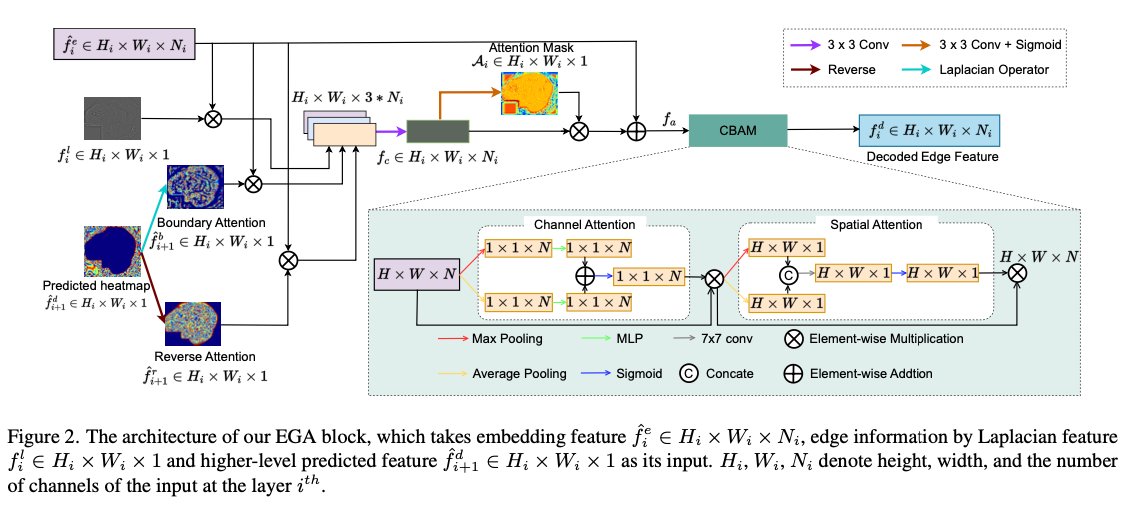
#> input picture model_comprise/MEGANet/Images/EGA.png, 1126 x 512 px; its folder holds only this picture in this run
$ python -i edge_correction_3.py   (imports and definitions only)
#> lines starting #> are read from the running program, lines starting #| are printed output that depends on the picture; after the words box and inside, x2 and y2 are one past the last pixel; in counts of white or black regions, pixels touching at a corner belong together
import os
import pdb
import numpy as np
from PIL import Image
import cv2
import matplotlib.pyplot as plt
import cv2
from skimage.segmentation import watershed
from plot.image_plot import img_mask_plot


# [51 lines left out: functions img_plot, get_contour_num, get_edge_contour, not called in this run]
def apply_watershed(edge_image):
    # 转换为灰度图
    # 二值化
    ret, thresh = cv2.threshold(edge_image, 0, 255, cv2.THRESH_BINARY_INV + cv2.THRESH_OTSU)

    # 使用形态学运算去噪声和强化前景区域
    kernel = np.ones((3, 3), np.uint8)
    opening = cv2.morphologyEx(thresh, cv2.MORPH_OPEN, kernel, iterations=2)

    # 确定背景区域
    sure_bg = cv2.dilate(opening, kernel, iterations=3)

    # 使用距离变换确定前景区域
    dist_transform = cv2.distanceTransform(opening, cv2.DIST_L2, 5)
    ret, sure_fg = cv2.threshold(dist_transform, 0.7 * dist_transform.max(), 255, 0)

    # 找到未知区域（前景和背景的边界）
    sure_fg = np.uint8(sure_fg)
    unknown = cv2.subtract(sure_bg, sure_fg)

    # 标记标签区域
    ret, markers = cv2.connectedComponents(sure_fg)

    # 为所有的标记加1，保证背景是0而不是1
    markers = markers + 1

    # 未知区域标为0
    markers[unknown == 255] = 0

    # 应用Watershed
    markers = watershed(edge_image, markers)
    # inverted_image = cv2.bitwise_not(markers)
    output_image = np.zeros_like(edge_image)
    output_image[markers > 1] = 255  # Objects will have labels greater than 1
    # Inverting 0 and 255
    inverted_array = np.where(output_image == 0, 255, 0)
    return inverted_array


# [50 lines left out: functions fusion_1, new_image, not called in this run]

# [46 lines not run here, left out]

>>> import cv2
>>> picture = cv2.imread('../model_comprise/MEGANet/Images/EGA.png', cv2.IMREAD_GRAYSCALE)
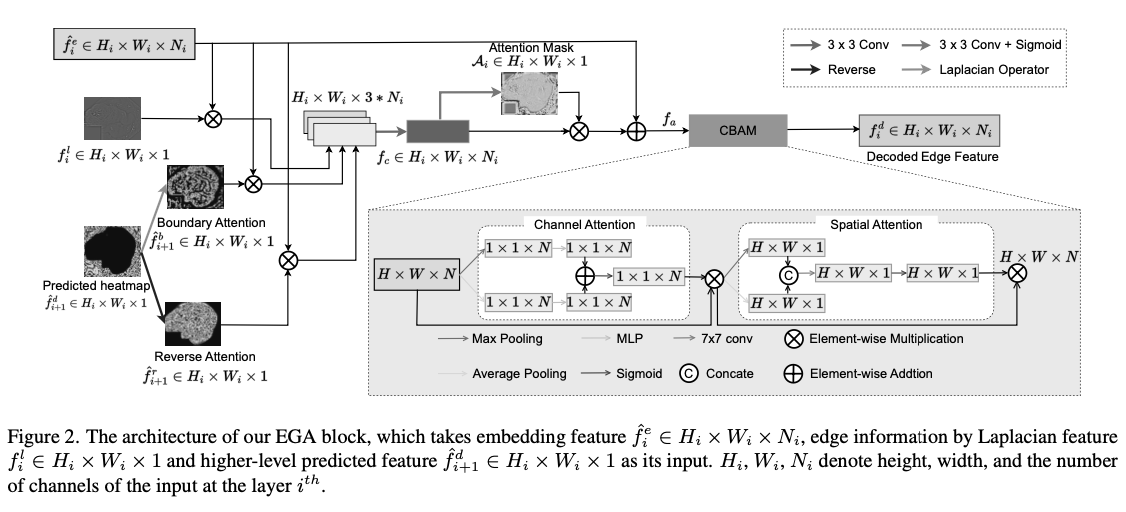
#> picture: shape (512, 1126); min 0, max 255, mean 234.2
>>> result = apply_watershed(picture)
#> in apply_watershed, `ret, thresh = cv2.threshold(edge_image, 0, 255, cv2.THRESH_BINARY_INV ..`:
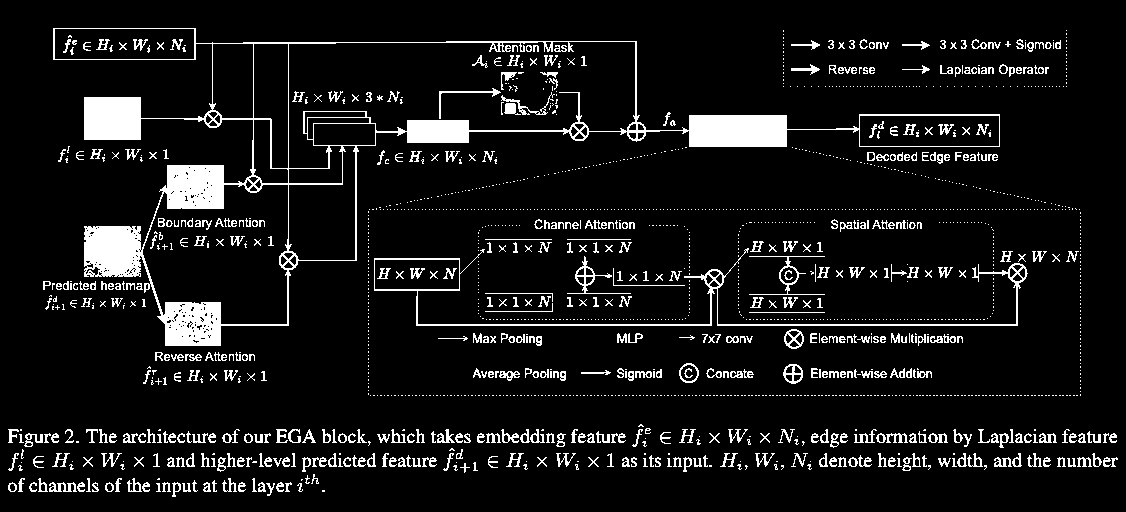
#> thresh: shape (512, 1126); 8.6% white; 1759 white regions (1263 under 20 px), largest, box (x1, y1, x2, y2) and area: (53, 28, 1000, 346) 20307, (374, 248, 1028, 326) 2471, (749, 256, 825, 295) 319
#> in apply_watershed, `ret, thresh = cv2.threshold(edge_image, 0, 255, cv2.THRESH_BINARY_INV ..`: ret = 164
#> in apply_watershed, `opening = cv2.morphologyEx(thresh, cv2.MORPH_OPEN, kernel, iterations=2)`: opening: shape (512, 1126); 2.4% white; 14 white regions, largest, box (x1, y1, x2, y2) and area: (689, 115, 787, 147) 3136, (84, 97, 141, 140) 2451, (165, 165, 224, 209) 2409
#> in apply_watershed, `sure_bg = cv2.dilate(opening, kernel, iterations=3)`:
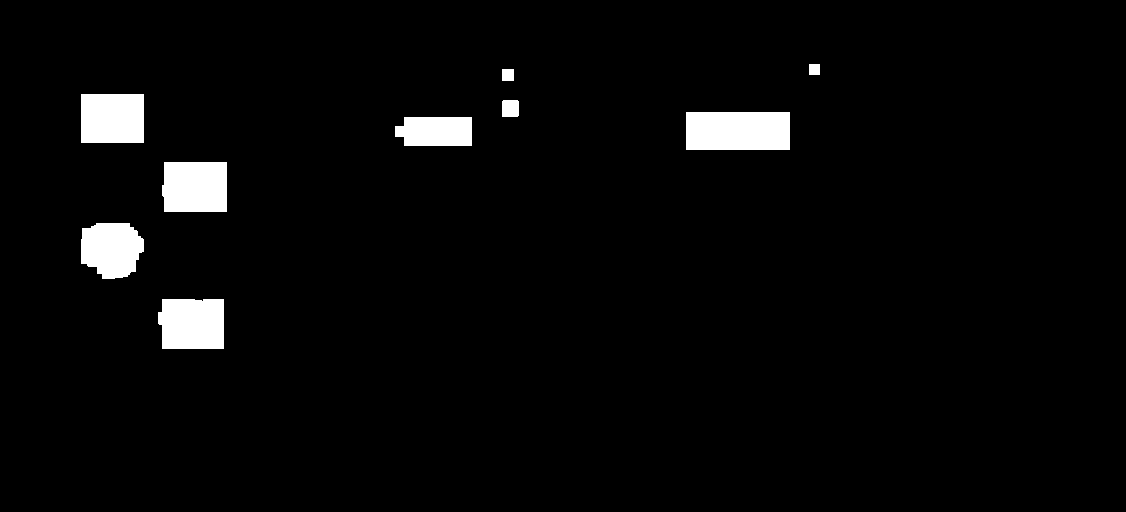
#> sure_bg: shape (512, 1126); 3.3% white; 9 white regions, largest, box (x1, y1, x2, y2) and area: (686, 112, 790, 150) 3952, (162, 162, 227, 212) 3173, (158, 299, 224, 349) 3142
#> in apply_watershed, `ret, sure_fg = cv2.threshold(dist_transform, 0.7 * dist_transform.max(..`:
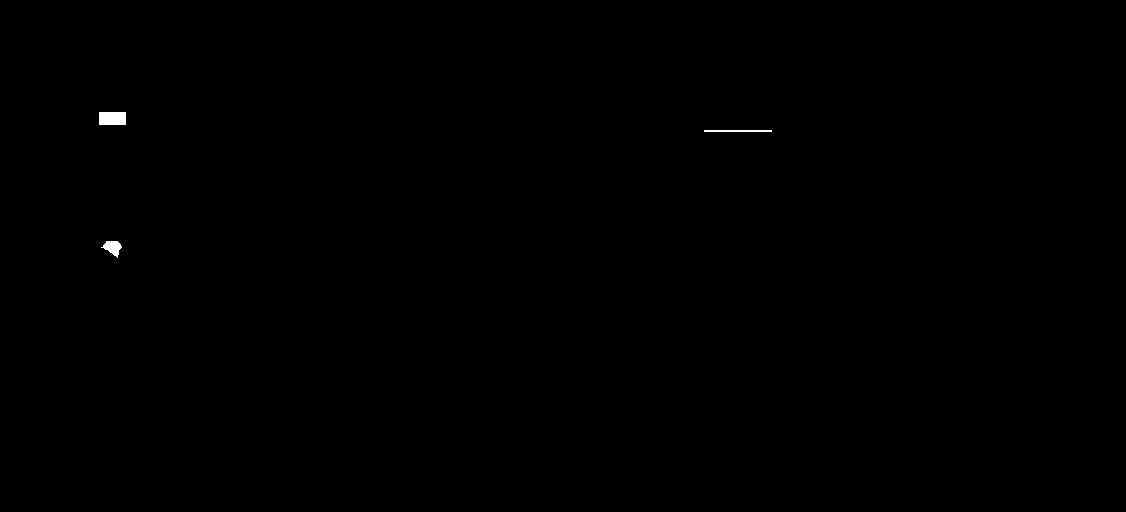
#> sure_fg: shape (512, 1126) float32; 0.12% white; 3 white regions, box (x1, y1, x2, y2) and area: (99, 112, 126, 125) 351, (101, 241, 122, 258) 197, (704, 130, 772, 132) 136
#> in apply_watershed, `ret, sure_fg = cv2.threshold(dist_transform, 0.7 * dist_transform.max(..`: ret = 15.4
#> in apply_watershed, `unknown = cv2.subtract(sure_bg, sure_fg)`: unknown: shape (512, 1126); 3.1% white; 9 white regions, largest, box (x1, y1, x2, y2) and area: (686, 112, 790, 150) 3816, (162, 162, 227, 212) 3173, (158, 299, 224, 349) 3142
#> in apply_watershed, `ret, markers = cv2.connectedComponents(sure_fg)`: markers: shape (512, 1126) int32; 4 distinct labels, from 0 to 3
#> in apply_watershed, `ret, markers = cv2.connectedComponents(sure_fg)`: ret = 4
#> in apply_watershed, `markers = markers + 1`:
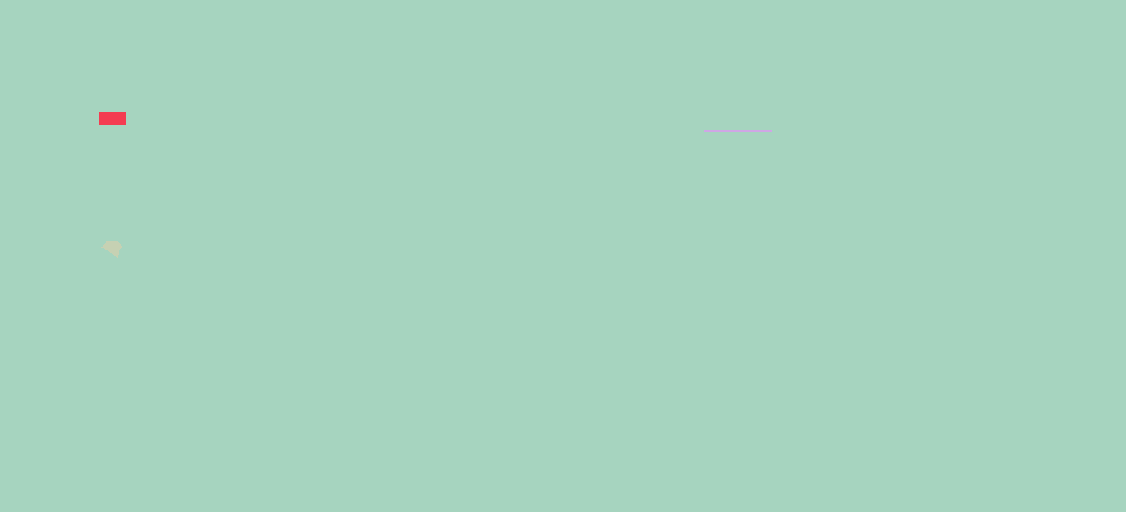
#> markers: shape (512, 1126) int32; 4 distinct labels, from 1 to 4; one colour per label, 0 black
#> in apply_watershed, `markers[unknown == 255] = 0`:
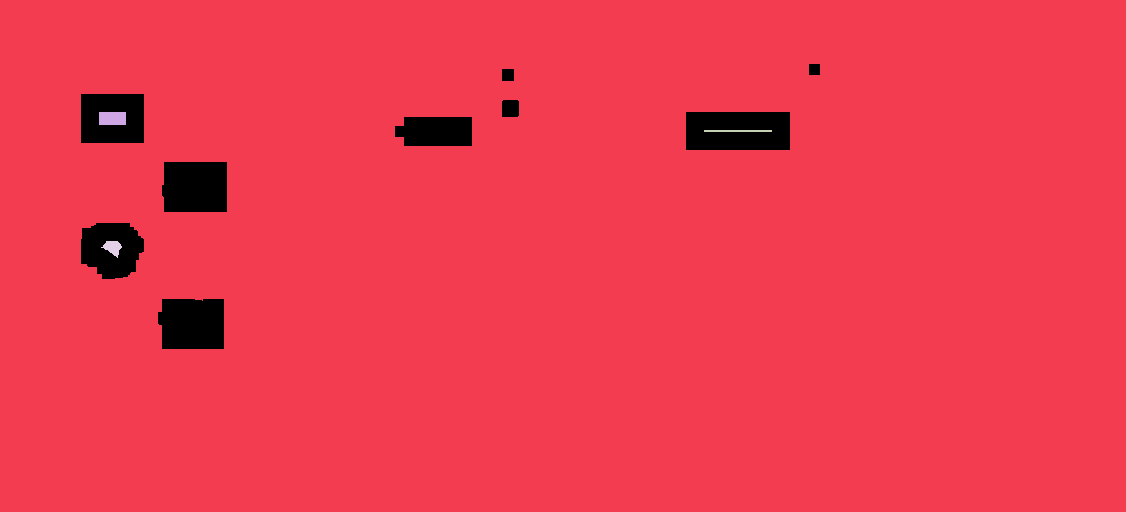
#> markers: shape (512, 1126) int32; 5 distinct labels, from 0 to 4; one colour per label, 0 black
#> in apply_watershed, `markers = watershed(edge_image, markers)`: markers: shape (512, 1126) int32; 4 distinct labels, from 1 to 4
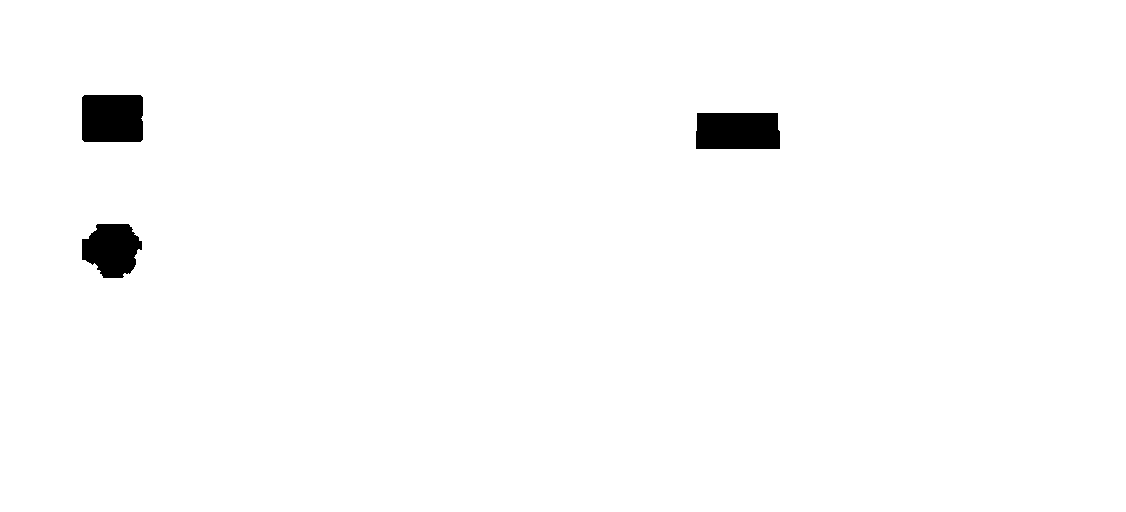
#> result: shape (512, 1126) int64; 98.6% white; 3 black regions, box (x1, y1, x2, y2) and area: (696, 113, 780, 149) 2971, (82, 95, 143, 142) 2849, (82, 224, 142, 278) 2413
